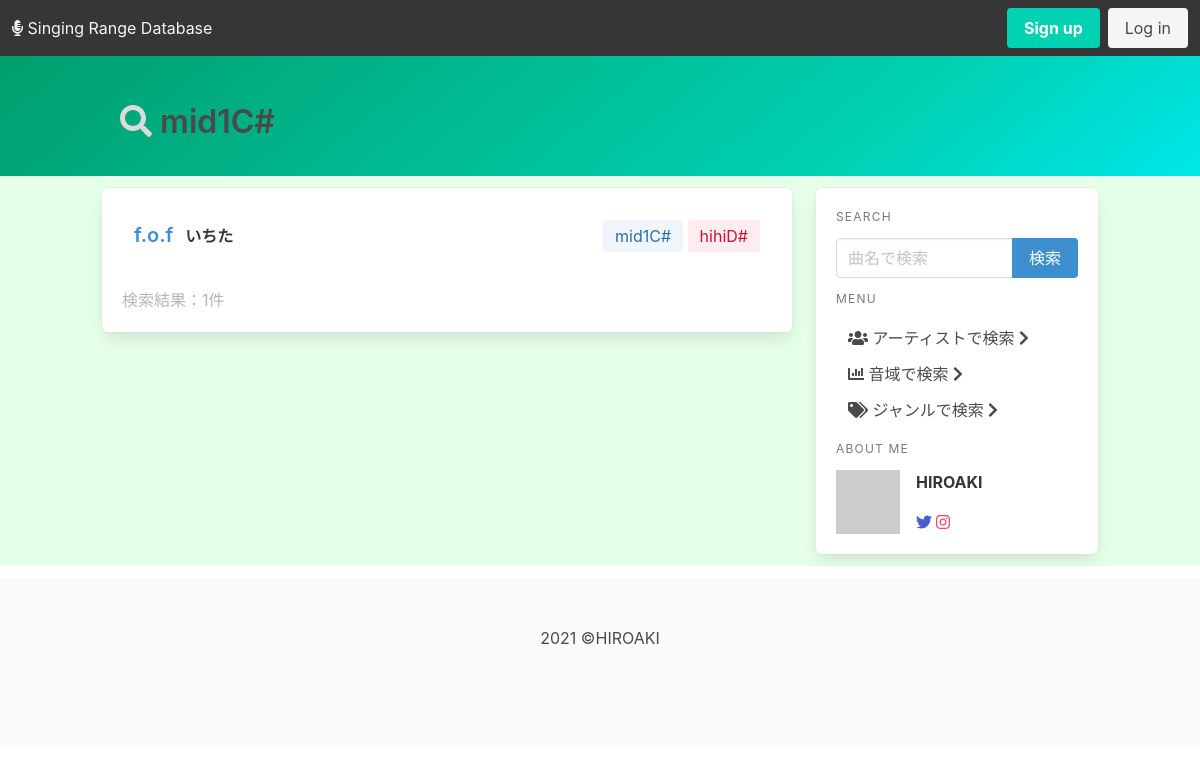
Screenshot of /ranges/search-result/range-M1CS with the database file from the repository.
### ranges/models.py (models this page shows, shortened)
class Note(models.Model):
    note_id = models.CharField(max_length=5, primary_key=True)
    note_name = models.CharField(max_length=50)
    def __str__(self):
        return self.note_name

class Range(models.Model):
    song = models.ForeignKey(
        Song, on_delete=models.CASCADE, to_field="song_id", related_name="song")
    artist = models.ForeignKey(
        Artist, on_delete=models.CASCADE, to_field="artist_id", related_name="artist")
    performer = models.ManyToManyField(Artist, related_name="performer_name")
    lowest_note = models.ForeignKey(
        Note, on_delete=models.CASCADE, to_field="note_id", related_name="low_note")
    highest_note = models.ForeignKey(
        Note, on_delete=models.CASCADE, to_field="note_id", related_name="high_note")
    fake_note = models.ForeignKey(
        Note, on_delete=models.CASCADE, to_field="note_id", related_name="fake_note", null=True, blank=True)
    genre = models.ForeignKey(Genre, on_delete=models.CASCADE)
    release_date = models.DateTimeField('date released', null=True, blank=True)
    pub_date = models.DateTimeField(default=timezone.now())
    latest_update = models.DateTimeField('date update lately', auto_now=True)
    class Meta:
        unique_together = ['song', 'artist']

class Song(models.Model):
    class Meta:
        ordering = ('song_name',)
    song_id = models.AutoField(primary_key=True)
    song_name = models.CharField("Tilte", max_length=100)
    composer = models.ManyToManyField(Artist, related_name="composer_name")
    lyricist = models.ManyToManyField(Artist, related_name="lyricist_name")
    arranger = models.ManyToManyField(
        Artist, related_name="arranger_name", null=True, blank=True)
    def get_composer(self):
        return "\n".join([a.artist_name for a in self.composer.all()])
    def get_lyricist(self):
        return "\n".join([a.artist_name for a in self.lyricist.all()])
    def get_arranger(self):
        return "\n".join([a.artist_name for a in self.arranger.all()])
    get_composer.short_description = 'Composer'
    get_lyricist.short_description = 'Lyricist'
    get_arranger.short_description = 'Arranger'

class Artist(models.Model):
    artist_id = models.CharField(max_length=10, primary_key=True)
    artist_name = models.CharField("Artist's name", max_length=50)
    class Meta:
        ordering = ('artist_name', )

### ranges/views.py (the view)
# urls.py: path('search-result/range-<slug:note_pk>', views.result_range, name='result_range'),
def result_range(request, note_pk):
    high_ranges = Range.objects.filter(highest_note=note_pk)
    low_ranges = Range.objects.filter(lowest_note=note_pk)
    if not high_ranges and not low_ranges:
        context=queryError('range_note_error')
    else:
        context = {
            'high_ranges': high_ranges,
            'low_ranges': low_ranges,
            'input_name': get_object_or_404(Note, pk=note_pk).note_name,
            'h_num': Range.objects.filter(highest_note=note_pk).count(),
            'l_num': Range.objects.filter(lowest_note=note_pk).count(),
        }
    return render(request, 'ranges/result.html', context)

### ranges/templatetags/note_control.py (called while the page is built)
@register.filter
def color(pk):
    if pk.startswith('H4'):
        return 'is-danger'
    elif pk.startswith('H3'):
        return 'is-danger is-light'
    elif pk.startswith('H2'):
        return 'is-danger is-light'
    elif pk.startswith('H1'):
        return 'is-warning is-light'
    elif pk.startswith('M2'):
        return 'is-success is-light'
    elif pk.startswith('M1'):
        return 'is-info is-light'
    elif pk.startswith('L1'):
        return 'is-link is-light'
    elif pk.startswith('L2'):
        return 'is-link'
    elif pk.startswith('L3'):
        return 'is-link is-dark'
    elif pk.startswith('L4'):
        return 'is-link is-black'
    else:
        return 'is-light'

### ranges/templates/ranges/result.html (shortened to what this page needs)
{% extends './base.html' %}
{% load note_control %}
{% block page_name %}
<i class="fas fa-search has-text-grey-lighter"></i><span class="has-text-grey-dark"> {{input_name}}</span>
{% endblock page_name %}
{% block content %}
<div class="box">
    {% if range_error or song_error or range_note_error %}
    <div class="columns">
        {% if range_error %}
        <div class="column subtitle">
            <i class="fas fa-chevron-right"></i>{{input_name}}
            <a href="#" class="has-text-danger">を音域データベースに登録しませんか？</a>
        </div>
        {% elif song_error %}
        <div class="column subtitle">
            <i class="fas fa-chevron-right"></i>{{input_name}}
            <a href="#" class="has-text-danger">を曲データベースに登録しませんか？</a>
        </div>
        {% endif %}
    </div>
    <div class="content has-text-grey-light">
        検索結果：0件
    </div>
    {% elif high_ranges or low_ranges %}
    {% if high_ranges %}
    {% for result in high_ranges %}
    <div class="columns level is-gapless">
        <div class="level-left">
            <div class="column">
                <a href="{% url 'ranges:detail' result.artist.pk result.song.pk %}"
                    class="title is-5 has-text-info">{{result.song.song_name}}</a>
            </div>
            <div class="columns is-mobile">
                <div class="column">
                    <a href="#" class="title is-6">{{ result.artist.artist_name }}</a></div>
            </div>
        </div>
        <div class="level-right">
            <div class="column tags are-medium">
                <a href="{% url 'ranges:result_range' result.lowest_note.pk %}">
                    <div class="tag {{ result.lowest_note.pk | color }}">
                        {{ result.lowest_note }}
                    </div>
                </a>
                <a href="{% url 'ranges:result_range' result.highest_note.pk %}">
                    <div class="tag {{ result.highest_note.pk | color }}">
                        {{ result.highest_note }}
                    </div>
                </a>
            </div>
        </div>
    </div>
    {% endfor %}
    {% elif low_ranges %}
    {% for result in low_ranges %}
    <div class="columns level is-gapless">
        <div class="level-left">
            <div class="column">
                <a href="{% url 'ranges:detail' result.artist.pk result.song.pk %}"
                    class="title is-5 has-text-info">{{result.song.song_name}}</a>
            </div>
            <div class="columns is-mobile">
                <div class="column">
                    <a href="#" class="title is-6">{{ result.artist.artist_name }}</a></div>
            </div>
        </div>
        <div class="level-right">
            <div class="column tags are-medium">
                <a href="{% url 'ranges:result_range' result.lowest_note.pk %}">
                    <div class="tag {{ result.lowest_note.pk | color }}">
                        {{ result.lowest_note }}
                    </div>
                </a>
                <a href="{% url 'ranges:result_range' result.highest_note.pk %}">
                    <div class="tag {{ result.highest_note.pk | color }}">
                        {{ result.highest_note }}
                    </div>
                </a>
            </div>
        </div>
    </div>
    {% endfor %}
    {% endif %}
    <div class="content has-text-grey-light">
        検索結果：{{h_num|add:l_num}}件
    </div>
    {% endif %}
</div>
{% endblock content %}

### rows the page displays
Note: note_name "mid1C#"
Range: song.song_name "f.o.f", artist.artist_name "いちた", lowest_note "mid1C#", highest_note "hihiD#"

### other values shown
{{ h_num|add:l_num }} "1"
